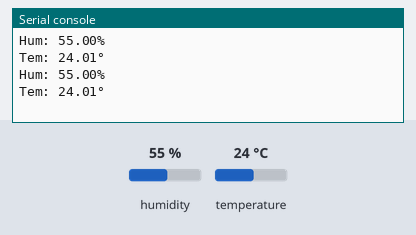
Bench run of a program on a simulated Raspberry Pi Pico running MicroPython. Shown: the last lines printed to the serial console. The test bench sets the inputs (shaded band); at power-on: humidity 55 %, temperature 24 °C. Library files of the repository ran but are not shown: htu21.py.

Above: at 1.2 s.
1.3 s: humidity set to 22 %
At 2.6 s:
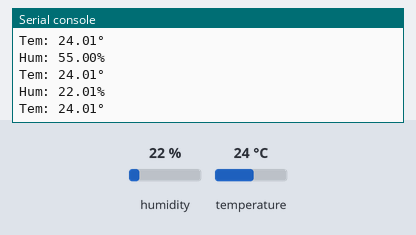
2.8 s: temperature set to 12 °C
At 3.8 s:
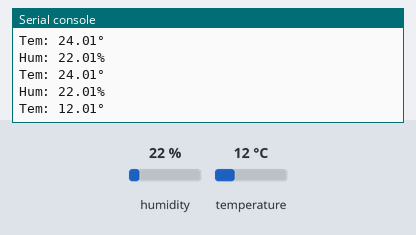
4.3 s: humidity set to 40 %
At 5.8 s:
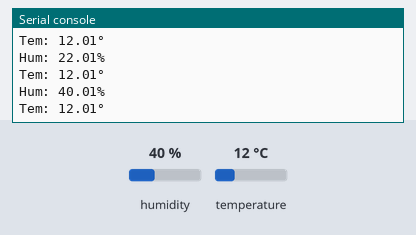
Timing chart, 0 to 7.3 s (numbered marks = the images above; inputs shaded):
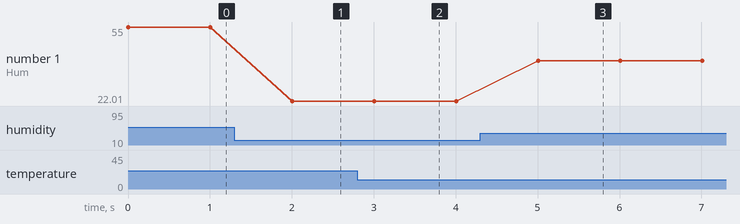

Measured:
- after the input at 1.3 s, the serial console: prints a new line after 0.70 s (image 1)
- after the input at 2.8 s, the serial console: prints a new line after 0.21 s (image 2)
- after the input at 4.3 s, the serial console: prints a new line after 0.71 s (image 3)
- plotted number 1: 55 → 22.01 after the input at 1.3 s, 22.01 → 40.01 after the input at 4.3 s

The program:

htu21_repl.py
```python
# example from Giovanni Bernardo (@cyb3rn0id)
# shows temperature and humidity from an HTU21 on REPL
# SDA => GP0 (pin 1)
# SCL => GP1 (pin 2)
# power for sensor => VSYS (pin 39)
# GND => pins 3, 8, 13, 18, 23, 28, 33, 38
from machine import I2C, Pin
from htu21 import HTU21
import utime

i2c = I2C(0,sda=Pin(0),scl=Pin(1),freq=400000)
sensor = HTU21(i2c, 0x40)

while True:
    h = sensor.humidity
    t = sensor.temperature
    print('Hum: {:.2f}%'.format(h))
    print('Tem: {:.2f}°'.format(t))
    utime.sleep(1)
```
